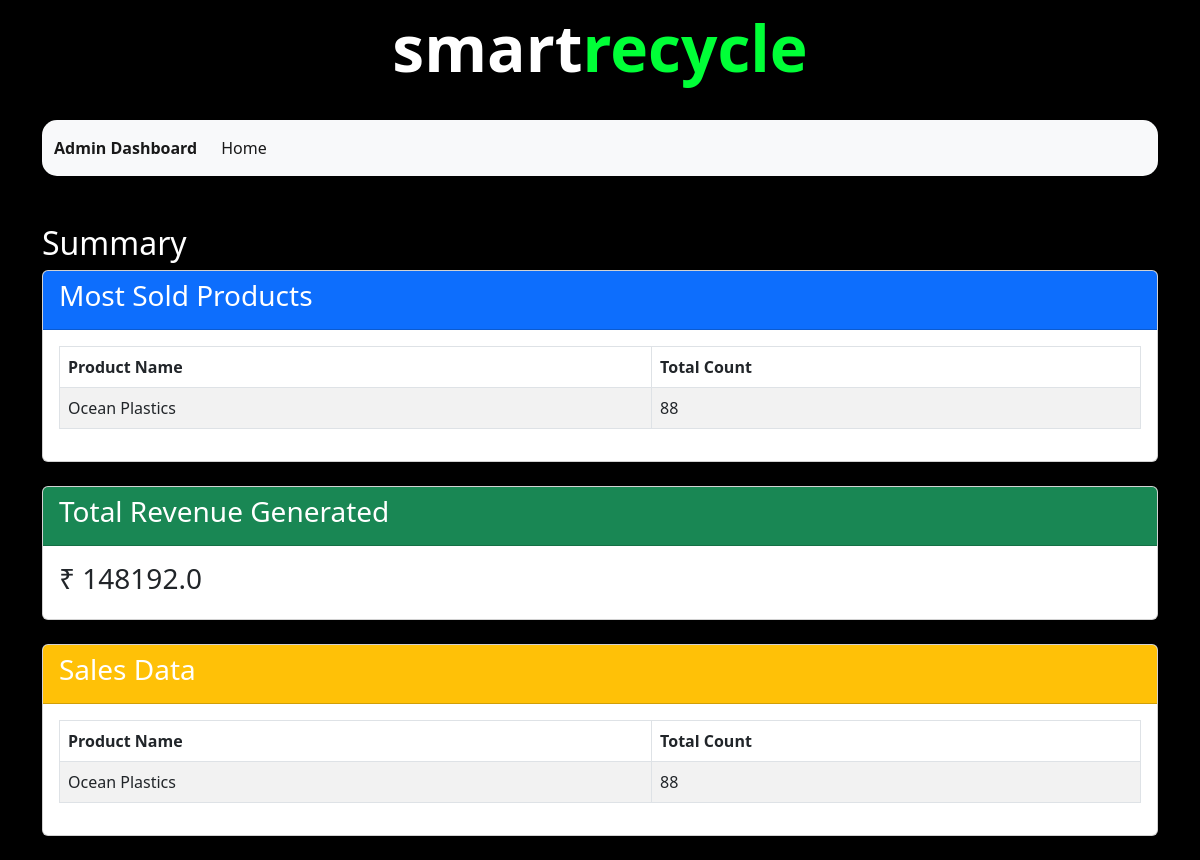
The app's page /summary, older data.
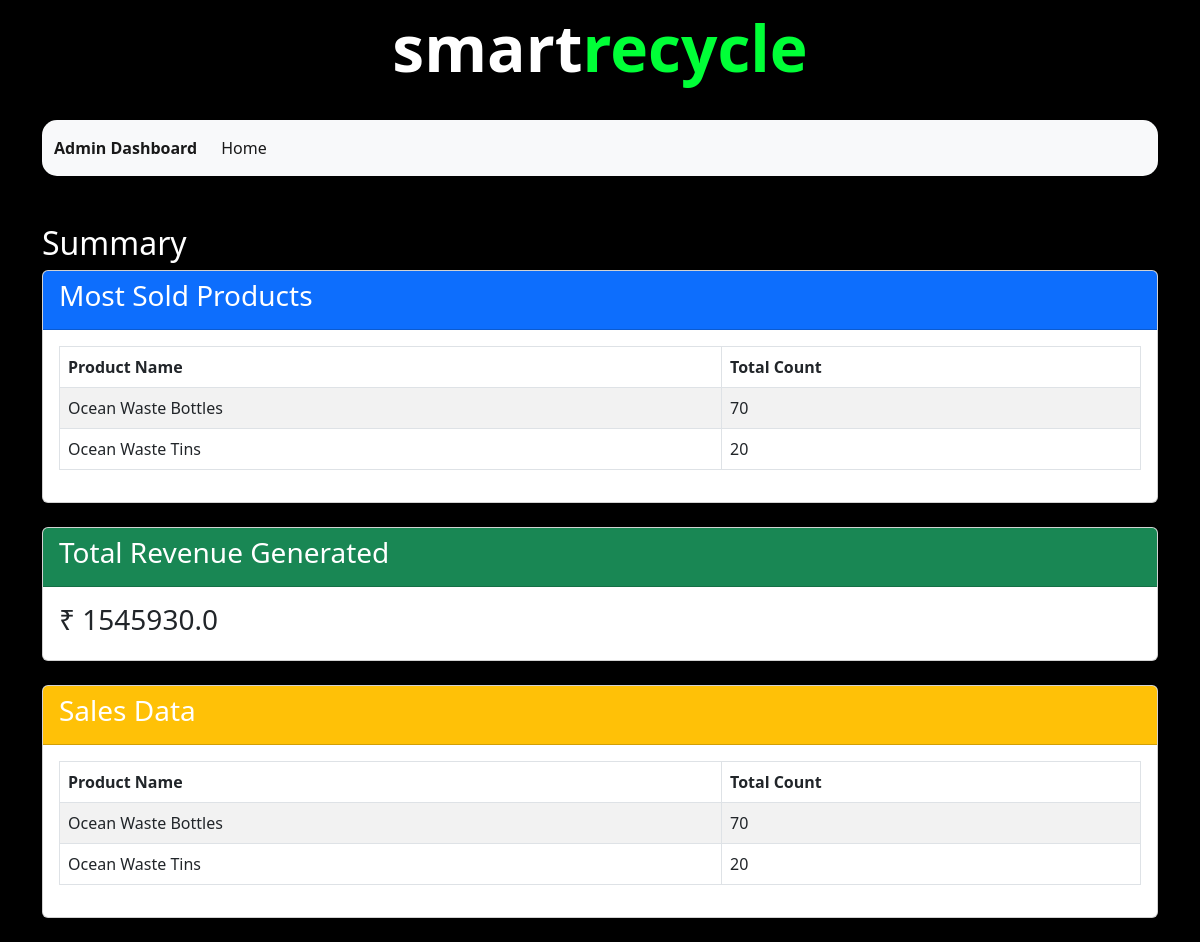
The same page, newer data.
### applications/models.py (models this page shows, shortened)
class Product(db.Model):
    __tablename__ = 'products'
    id = db.Column(db.Integer, primary_key=True)
    name = db.Column(db.String(255), nullable=False)
    description = db.Column(db.String(1000), nullable=True)
    stock = db.Column(db.Integer, nullable=False)
    cost = db.Column(db.Float, nullable=False)
    category_id = db.Column(db.Integer, db.ForeignKey('categories.id'), nullable=False)
    owner_id = db.Column(db.Integer, db.ForeignKey('users.id'), nullable=False)
    owner = db.relationship('User', foreign_keys=[owner_id], backref='products')

### applications/controllers.py (the view)
@app.route('/summary')
def summary():
    top_products = db.session.query(Purchase.product_id, func.sum(Purchase.count).label('total_count')) \
        .group_by(Purchase.product_id) \
        .order_by(func.sum(Purchase.count).desc()) \
        .limit(5) \
        .all()
    top_products_info = []
    for product_id, total_count in top_products:
        product = Product.query.get(product_id)
        top_products_info.append({
            'name': product.name,
            'total_count': total_count
        })
    total_money = db.session.query(func.sum(Product.cost * Purchase.count)).scalar()
    sales_data = db.session.query(Product.name, func.sum(Purchase.count).label('total_count')) \
        .join(Purchase, Product.id == Purchase.product_id) \
        .group_by(Product.name) \
        .all()
    return render_template('summary.html', top_products=top_products_info, total_money=total_money, sales_data=sales_data)

### templates/summary.html (shortened to what this page needs)
<!DOCTYPE html>
<html lang="en">
<head>
    <link href="https://cdn.jsdelivr.net/npm/bootstrap@5.2.3/dist/css/bootstrap.min.css" rel="stylesheet"
>
</head>
<body>
    <div class="container">
        <div class="smartstore-text mb-4">
            <span class="smartstore-text">smart<span class="store">recycle</span></span>
        </div>
        <nav class="navbar navbar-expand-lg bg-light">
            <div class="container-fluid">
                <a class="navbar-brand" href="#">Admin Dashboard</a>
                <div class="collapse navbar-collapse" id="navbarSupportedContent">
                    <ul class="navbar-nav me-auto mb-2 mb-lg-0">
                        <li class="nav-item">
                            <a class="nav-link active" aria-current="page" href="/">Home</a>
                        </li>
                    </ul>
                </div>
            </div>
        </nav>
    </div>
    <div class="container mt-5">
        <h2 class="white-text">Summary</h2>
        <div class="card mb-4">
            <div class="card-header bg-primary text-white">
                <h3 class="card-title">Most Sold Products</h3>
            </div>
            <div class="card-body">
                <table class="table table-bordered table-striped">
                    <thead>
                        <tr>
                            <th scope="col">Product Name</th>
                            <th scope="col">Total Count</th>
                        </tr>
                    </thead>
                    <tbody>
                        {% for product in top_products %}
                            <tr>
                                <td>{{ product.name }}</td>
                                <td>{{ product.total_count }}</td>
                            </tr>
                        {% endfor %}
                    </tbody>
                </table>
            </div>
        </div>
        <div class="card mb-4">
            <div class="card-header bg-success text-white">
                <h3 class="card-title">Total Revenue Generated</h3>
            </div>
            <div class="card-body">
                <h3 class="text-dark">₹ {{ total_money }}</h3>
            </div>
        </div>
        <div class="card mb-4">
            <div class="card-header bg-warning text-white">
                <h3 class="card-title">Sales Data</h3>
            </div>
            <div class="card-body">
                <table class="table table-bordered table-striped">
                    <thead>
                        <tr>
                            <th scope="col">Product Name</th>
                            <th scope="col">Total Count</th>
                        </tr>
                    </thead>
                    <tbody>
                        {% for sale in sales_data %}
                            <tr>
                                <td>{{ sale.name }}</td>
                                <td>{{ sale.total_count }}</td>
                            </tr>
                        {% endfor %}
                    </tbody>
                </table>
            </div>
        </div>
    </div>
</body>
</html>

Row changes from the older to the newer data that the page shows:
changed Product: name "Ocean Plastics" → "Ocean Waste Bottles"; total_count "88" → "70"
now on this page (row edited): Product: name "Ocean Waste Tins", total_count "20"
Text that changed along with them:
{{ total_money }}: "148192.0" → "1545930.0"
new list line: "Ocean Waste Bottles 70"
new list line: "Ocean Waste Tins 20"
list line gone: "Ocean Plastics 88"
